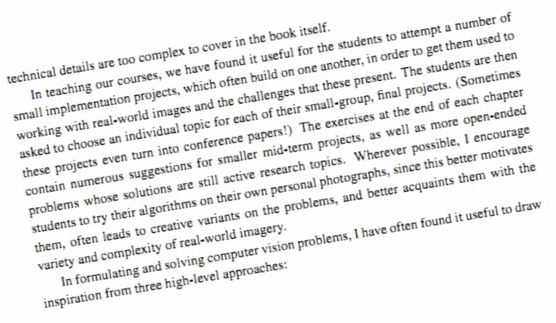
#> input picture opencv/python/imageTextR.png, 556 x 323 px
$ python lpf_by_fft_clean.py   (Python 2 division)
#> lines starting #> are read from the running program, lines starting #| are printed output that depends on the picture
import cv2
import numpy as np
import matplotlib.pyplot as plt

def cv_fft_shift_orig(complexImg):
    planes = cv2.split(complexImg)
    magImg = cv2.magnitude(planes[0], planes[1])
    magImg = magImg + 1
    magImg = cv2.log(magImg)
    cx = magImg.shape[1]/2
    cy = magImg.shape[0]/2
    q0 = magImg[0:cy, 0:cx] # top-left
    q1 = magImg[0:cy, cx:] # top-right
    q2 = magImg[cy:, 0:cx] # bottom-left
    q3 = magImg[cy:, cx:] # bottom-right
    tmp = q0.copy()
    np.copyto(q0, q3)
    np.copyto(q3, tmp)

    tmp = q1.copy()
    np.copyto(q1, q2)
    np.copyto(q2, tmp)

    # magImg = cv2.normalize(magImg, alpha=0, beta=1, norm_type=cv2.NORM_MINMAX)
    return magImg

def cv_fft_shift(complexImg):
    planes = cv2.split(complexImg)

    for plane in planes:
        cx = plane.shape[1]/2
        cy = plane.shape[0]/2
        q0 = plane[0:cy, 0:cx] # top-left
        q1 = plane[0:cy, cx:] # top-right
        q2 = plane[cy:, 0:cx] # bottom-left
        q3 = plane[cy:, cx:] # bottom-right
        tmp = q0.copy()
        np.copyto(q0, q3)
        np.copyto(q3, tmp)

        tmp = q1.copy()
        np.copyto(q1, q2)
        np.copyto(q2, tmp)

    magImg = cv2.magnitude(planes[0], planes[1])
    magImg = magImg + 1
    magImg = cv2.log(magImg)

    # magImg = cv2.normalize(magImg, alpha=0, beta=1, norm_type=cv2.NORM_MINMAX)
    return magImg


def np_fft_shift(complexImg):
    shifted = np.fft.fftshift(complexImg)
    magImg = cv2.magnitude(shifted[:,:,0],shifted[:,:,1])
    magImg = np.log(magImg+1)
    return magImg

def image_fft(img, method='cv'):
    irows,icols = img.shape
    m = cv2.getOptimalDFTSize(irows)
    n = cv2.getOptimalDFTSize(icols)
    right, bottom = n-icols, m-irows

    nimg = cv2.copyMakeBorder(img, 0, bottom, 0, right, cv2.BORDER_CONSTANT, value=0)

    # planes = [ nimg.astype('float32'), np.zeros(nimg.shape).astype('float32') ]
    # complexImg = cv2.merge(planes)
    # complexImg = cv2.dft(complexImg)
    complexImg = cv2.dft(nimg.astype('float32'), flags=cv2.DFT_COMPLEX_OUTPUT)

    if method=='cv':
        magImg = cv_fft_shift(complexImg)
    else:
        magImg = np_fft_shift(complexImg)

    # magImg = cv2.normalize(magImg, alpha=0, beta=1, norm_type=cv2.NORM_MINMAX)

    return magImg


imgR = cv2.imread("imageTextR.png", cv2.IMREAD_GRAYSCALE)
#> imgR: shape (323, 556); min 15, max 254, mean 235.3
imgN = cv2.imread("imageTextN.png", cv2.IMREAD_GRAYSCALE)
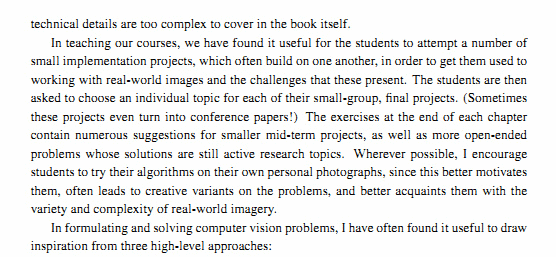
#> input picture opencv/python/imageTextN.png, 556 x 257 px
#> imgN: shape (257, 556); min 1, max 254, mean 232.6
cvMagR = image_fft(imgR, 'cv')
#> the loop in cv_fft_shift, `for plane in planes:` made 2 passes
#> (cx, cy) on passes 1 to 2: (288, 162), (288, 162)
#> after the loop in cv_fft_shift, `for plane in planes:`:
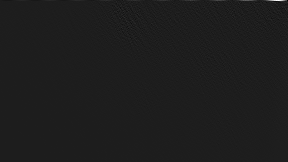
#> q2: shape (162, 288) float32; min -171391.1, max 1295953.5, mean 670.4; drawn with min black and max white
#> after the loop in cv_fft_shift, `for plane in planes:`:
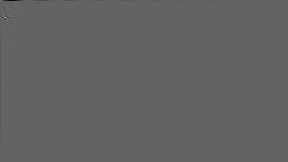
#> q3: shape (162, 288) float32; min -1295953.5, max 2022412, mean -993.8; drawn with min black and max white
cvMagN = image_fft(imgN, 'cv')
#> call 2 of image_fft, with method = 'cv'
#> in image_fft (call 2), `nimg = cv2.copyMakeBorder(img, 0, bottom, 0, right, cv2.BORDER_CONSTAN..`:
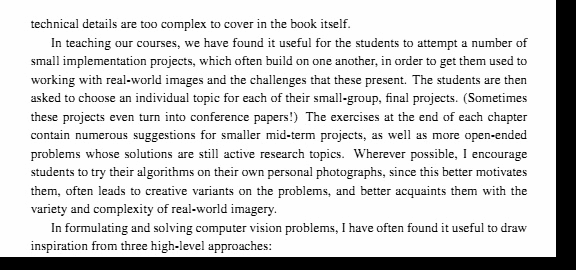
#> nimg: shape (270, 576); min 0, max 254, mean 213.7
#> the loop in cv_fft_shift (call 2), `for plane in planes:` made 2 passes
#> (cx, cy) on passes 1 to 2: (288, 135), (288, 135)
#> pass 1, in cv_fft_shift (call 2), `q3 = plane[cy:, cx:]`:
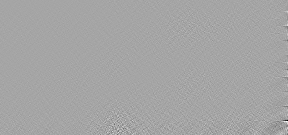
#> q3: shape (135, 288) float32; min -346842.8, max 187775.4, mean -449; drawn with min black and max white
#> after the loop in cv_fft_shift (call 2), `for plane in planes:`:
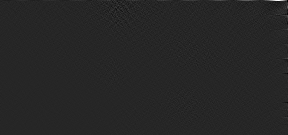
#> q2: shape (135, 288) float32; min -193110.2, max 1084805.2, mean 653.4; drawn with min black and max white
npMagR = image_fft(imgR, 'np')
npMagN = image_fft(imgN, 'np')

fig,axes = plt.subplots(2,2,figsize=(10,10))
# axes[0,0].imshow(imgN, cmap='gray', vmin=0, vmax=255)
# axes[0,1].imshow(cvMagN, cmap='gray')
# axes[1,0].imshow(imgR, cmap='gray', vmin=0, vmax=255)
# axes[1,1].imshow(cvMagR, cmap='gray')
axes[0,0].imshow(cvMagN, cmap='gray')
axes[0,1].imshow(cvMagR, cmap='gray')
axes[1,0].imshow(npMagN, cmap='gray')
axes[1,1].imshow(npMagR, cmap='gray')

plt.show()

deltaR = npMagR - cvMagR
deltaN = npMagN - cvMagN
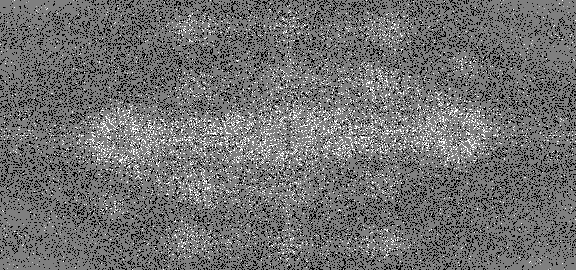
#> deltaN: shape (270, 576) float32; min -9.54e-07, max 9.54e-07, mean -1.14e-07; drawn with min black and max white

print('imgR.shape={}'.format(imgR.shape))
#| imgR.shape=(323, 556)
print('imgN.shape={}'.format(imgN.shape))
#| imgN.shape=(257, 556)
print('npMagR.shape={}'.format(npMagR.shape))
#| npMagR.shape=(324, 576)
print('npMagN.shape={}'.format(npMagN.shape))
#| npMagN.shape=(270, 576)
print('cvMagR.shape={}'.format(cvMagR.shape))
#| cvMagR.shape=(324, 576)
print('cvMagR.shape={}'.format(cvMagN.shape))
#| cvMagR.shape=(270, 576)
print("dN:{}~{}, dR:{}~{}".format(deltaN.max(),deltaN.max(),deltaR.max(),deltaR.max()))
#| dN:9.5367431640625e-07~9.5367431640625e-07, dR:9.5367431640625e-07~9.5367431640625e-07
